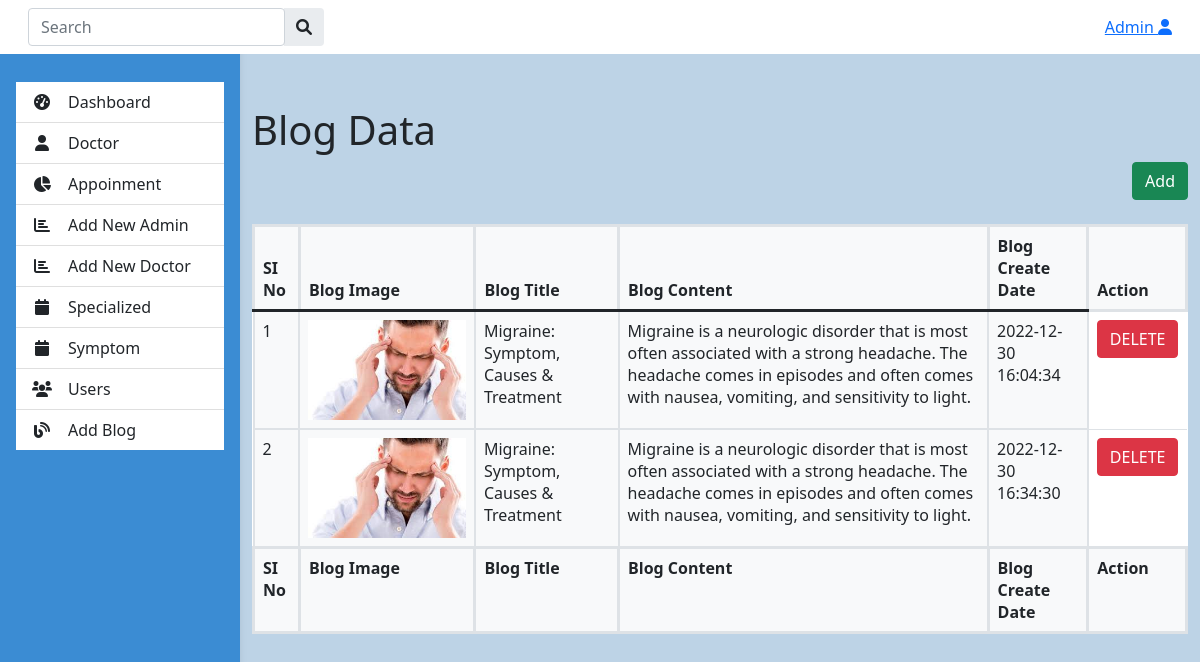
The app's page /admin/admin_blog.php (signed in) with its own data.
### tables this page shows
CREATE TABLE `blog` (
  `id` int(10) NOT NULL,
  `title` varchar(100) NOT NULL,
  `description` text NOT NULL,
  `image` varchar(400) NOT NULL,
  `create_date` timestamp NOT NULL DEFAULT current_timestamp()
);

### admin/admin_blog.php (the view, shortened to what this page needs)
<?php include 'a_navber.php';?>
<main style="margin-top: 58px">
    <div class=" col-md-42 container pt-4">
        <h1>Blog Data</h1>
        <div class="col-md-42 text-right">
            <button class="btn btn-success" data-toggle="modal" data-target="#myModal"> Add</button>
        </div><br>
        <table class="table align-middle mb-0 bg-white">
            <thead class="bg-light border-3">
                <tr>
                    <th class="bg-light border-3">SI No</th>
                    <th class="bg-light border-3">Blog Image</th>
                    <th class="bg-light border-3">Blog Title</th>
                    <th class="bg-light border-3">Blog Content</th>
                    <th class="bg-light border-3">Blog Create Date</th>
                    <th>Action</th>
                </tr>
            </thead>
            <tbody>
                <?php
            include 'config.php';
            $sel= "SELECT * FROM blog";
            $query=$conn-> query($sel);
            while($row=$query->fetch_assoc()){
            ?>
                <tr>
                    <td class="bg-light border-2"><?php echo $row['id']; ?></td>
                    <td class="bg-light border-2" ><img
                            src="<?php echo $row['image']; ?>" height="100px" weigth="100px"></td>
                    <td class="bg-light border-2"><?php echo $row['title']; ?></td>
                    <td class="bg-light border-2"><?php echo $row['description']; ?></td>
                    <td class="bg-light border-2"><?php echo $row['create_date']; ?></td>
                    <td>
                        <a class="btn btn-danger" href="delete.php?id=<?php echo $row['id'];?>">DELETE</a>
                    </td>
                </tr>
                <?php
             }
            ?>
            </tbody>
            <tfoot class="bg-light border-3">
                <tr>
                    <th class="bg-light border-3">SI No</th>
                    <th class="bg-light border-3">Blog Image</th>
                    <th class="bg-light border-3">Blog Title</th>
                    <th class="bg-light border-3">Blog Content</th>
                    <th class="bg-light border-3">Blog Create Date</th>
                    <th>Action</th>
                </tr>
            </tfoot>
        </table>
    </div>
</main>
</body>
</html>

### admin/css/admin_dashbord_style.css (style rules this page uses)
body { background-color: #bdd3e6 !important; }
@media (min-width: 991.98px) { main { padding-left: 240px; } }

### records on screen
blog: id "1", image (picture), title "Migraine: Symptom, Causes & Treatment", description "Migraine is a neurologic disorder that is most often associated with a strong headache. The headache comes in episodes and often comes with nausea, vomiting, and sensitivity to light.", create_date "2022-12-30 16:04:34"
blog: id "2", image (picture), title "Migraine: Symptom, Causes & Treatment", description "Migraine is a neurologic disorder that is most often associated with a strong headache. The headache comes in episodes and often comes with nausea, vomiting, and sensitivity to light.", create_date "2022-12-30 16:34:30"

### other values on screen
$_SESSION['user_name'] "Admin"
